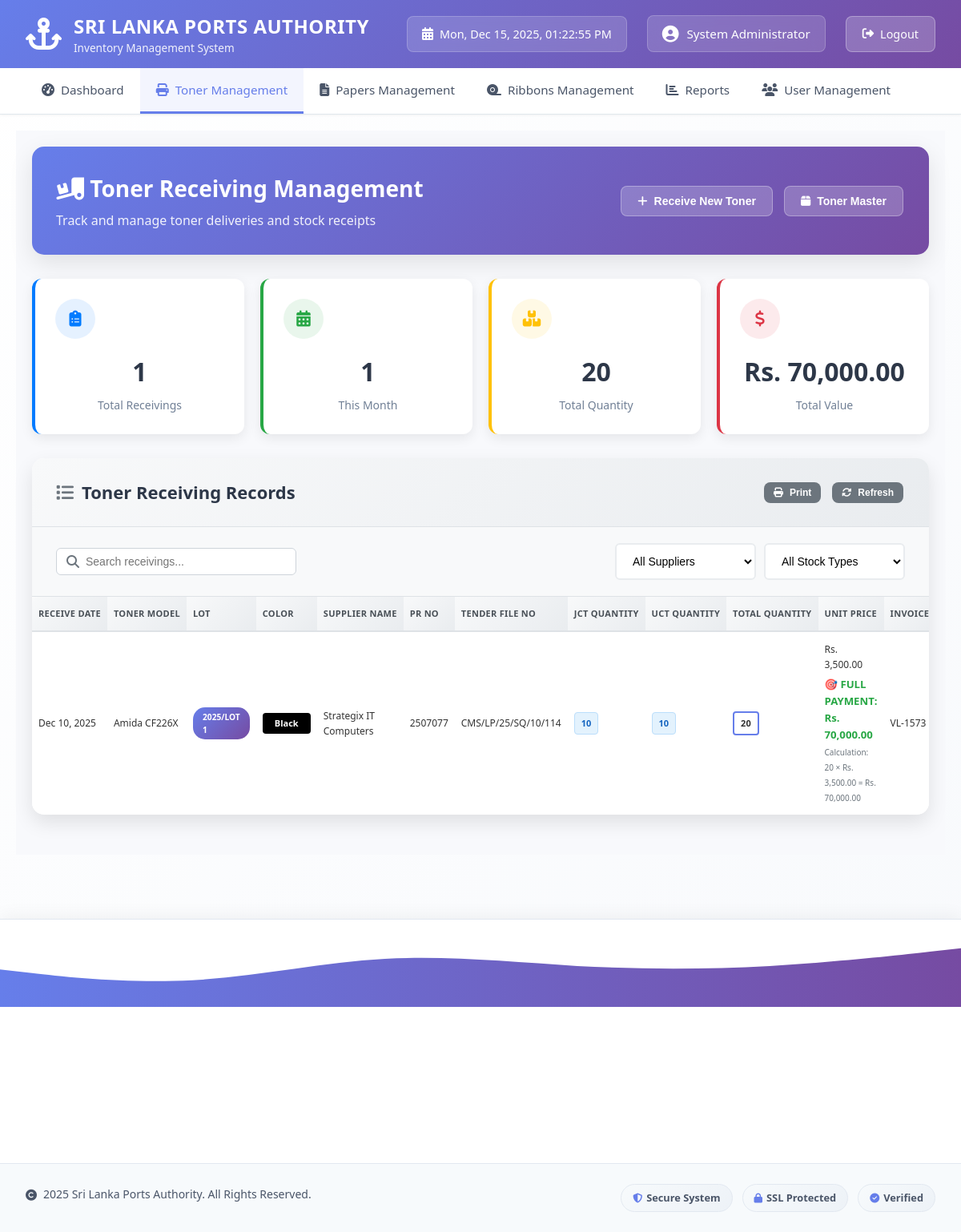
/pages/toner_receiving.php (signed in), run on the app's committed database.
### tables this page shows
CREATE TABLE `toner_receiving` (
  `receive_id` int(11) NOT NULL,
  `toner_id` int(11) NOT NULL,
  `toner_model` varchar(100) NOT NULL,
  `lot` varchar(50) DEFAULT NULL,
  `stock` varchar(100) DEFAULT NULL,
  `color` varchar(50) DEFAULT NULL,
  `supplier_name` varchar(100) DEFAULT NULL,
  `pr_no` varchar(50) DEFAULT NULL,
  `tender_file_no` varchar(50) DEFAULT NULL,
  `jct_quantity` int(11) DEFAULT 0,
  `uct_quantity` int(11) DEFAULT 0,
  `unit_price` decimal(10,2) DEFAULT NULL,
  `invoice` varchar(100) DEFAULT NULL,
  `remarks` text DEFAULT NULL,
  `receive_date` date NOT NULL
);

### pages/toner_receiving.php (the view, shortened to what this page needs)
<?php
require_once '../includes/db.php';
$receivings = [];
try {
    $result = $conn->query("SELECT * FROM toner_receiving ORDER BY receive_date DESC, receive_id DESC");
    if ($result) {
        while ($row = $result->fetch_assoc()) {
            $receivings[] = $row;
        }
    }
} catch (Exception $e) {
    $_SESSION['message'] = 'Database error: ' . $e->getMessage();
    $_SESSION['message_type'] = 'error';
}
$total_receivings = count($receivings);
$recent_receivings = 0;
$total_value = 0;
$total_quantity = 0;
foreach ($receivings as $receiving) {
    if (strtotime($receiving['receive_date']) >= strtotime('-30 days')) {
        $recent_receivings++;
    }
    $total_value += ($receiving['jct_quantity'] + $receiving['uct_quantity']) * $receiving['unit_price'];
    $total_quantity += $receiving['jct_quantity'] + $receiving['uct_quantity'];
}
include '../includes/header.php';
?>
<div class="page-container">
    <div class="page-header">
        <div class="header-content">
            <div class="header-text">
                <h1>
                    <i class="fas fa-truck-loading"></i>
                    Toner Receiving Management
                </h1>
                <p>Track and manage toner deliveries and stock receipts</p>
            </div>
            <div class="header-actions">
                <button class="btn btn-primary" onclick="openModal('receiveTonerModal')">
                    <i class="fas fa-plus"></i>
                    Receive New Toner
                </button>
                <button class="btn btn-secondary" onclick="window.location.href='toner_master.php'">
                    <i class="fas fa-box"></i>
                    Toner Master
                </button>
            </div>
        </div>
    </div>
    <div class="stats-grid">
        <div class="stat-card primary">
            <div class="stat-icon">
                <i class="fas fa-clipboard-list"></i>
            </div>
            <div class="stat-value"><?php echo $total_receivings; ?></div>
            <div class="stat-label">Total Receivings</div>
        </div>
        <div class="stat-card success">
            <div class="stat-icon">
                <i class="fas fa-calendar-alt"></i>
            </div>
            <div class="stat-value"><?php echo $recent_receivings; ?></div>
            <div class="stat-label">This Month</div>
        </div>
        <div class="stat-card warning">
            <div class="stat-icon">
                <i class="fas fa-boxes"></i>
            </div>
            <div class="stat-value"><?php echo $total_quantity; ?></div>
            <div class="stat-label">Total Quantity</div>
        </div>
        <div class="stat-card danger">
            <div class="stat-icon">
                <i class="fas fa-dollar-sign"></i>
            </div>
            <div class="stat-value">Rs. <?php echo number_format($total_value, 2); ?></div>
            <div class="stat-label">Total Value</div>
        </div>
    </div>
    <div class="content-card">
        <div class="card-header">
            <h2>
                <i class="fas fa-list"></i>
                Toner Receiving Records
            </h2>
            <div class="header-actions">
                <button class="btn btn-secondary btn-sm" onclick="openModal('printModal')">
                    <i class="fas fa-print"></i>
                    Print
                </button>
                <button class="btn btn-secondary btn-sm" onclick="refreshTable()">
                    <i class="fas fa-sync-alt"></i>
                    Refresh
                </button>
            </div>
        </div>
        <div class="table-controls">
            <div class="search-box">
                <i class="fas fa-search"></i>
                <input type="text" id="searchInput" placeholder="Search receivings..." onkeyup="filterTable()">
            </div>
            <div style="display: flex; gap: 10px;">
                <select id="supplierFilter" class="form-control" onchange="filterTable()">
                    <option value="">All Suppliers</option>
                </select>
                <select id="stockFilter" class="form-control" onchange="filterTable()">
                    <option value="">All Stock Types</option>
                </select>
            </div>
        </div>
        <?php if (empty($receivings)): ?>
            <div class="no-data">
                <i class="fas fa-truck-loading"></i>
                <h3>No Receiving Records Found</h3>
                <p>Start by receiving your first toner delivery.</p>
                <button class="btn btn-primary" onclick="openModal('receiveTonerModal')">
                    <i class="fas fa-plus"></i>
                    Receive First Toner
                </button>
            </div>
        <?php else: ?>
            <div class="table-responsive">
                <table id="receivingsTable" class="data-table">
                    <thead>
                        <tr>
                            <th>Receive Date</th>
                            <th>Toner Model</th>
                            <th>LOT</th>
                            <th>Color</th>
                            <th>Supplier Name</th>
                            <th>PR No</th>
                            <th>Tender File No</th>
                            <th>JCT Quantity</th>
                            <th>UCT Quantity</th>
                            <th>Total Quantity</th>
                            <th>Unit Price</th>
                            <th>Invoice</th>
                        </tr>
                    </thead>
                    <tbody>
                        <?php foreach ($receivings as $receiving): ?>
                            <tr>
                                <td><?php echo date('M d, Y', strtotime($receiving['receive_date'])); ?></td>
                                <td><?php echo htmlspecialchars($receiving['toner_model']); ?></td>
                                <td>
                                    <?php if (!empty($receiving['lot'])): ?>
                                        <span class="stock-badge" style="background: linear-gradient(135deg, #667eea 0%, #764ba2 100%); color: white; padding: 4px 12px; border-radius: 15px; font-weight: 600; font-size: 0.85em; display: inline-block;">
                                            <?php echo htmlspecialchars($receiving['lot']); ?>
                                        </span>
                                    <?php else: ?>
                                        <span class="stock-badge" style="background-color: #6c757d; color: white; padding: 4px 12px; border-radius: 15px; font-weight: 600; font-size: 0.85em; display: inline-block;">
                                            No LOT
                                        </span>
                                    <?php endif; ?>
                                </td>
                                <td>
                                    <span class="color-badge" style="background-color: <?php echo strtolower($receiving['color']); ?>">
                                        <?php echo htmlspecialchars($receiving['color']); ?>
                                    </span>
                                </td>
                                <td><?php echo htmlspecialchars($receiving['supplier_name'] ?: 'N/A'); ?></td>
                                <td><?php echo htmlspecialchars($receiving['pr_no'] ?: 'N/A'); ?></td>
                                <td><?php echo htmlspecialchars($receiving['tender_file_no'] ?: 'N/A'); ?></td>
                                <td>
                                    <span class="quantity-badge"><?php echo $receiving['jct_quantity']; ?></span>
                                </td>
                                <td>
                                    <span class="quantity-badge"><?php echo $receiving['uct_quantity']; ?></span>
                                </td>
                                <td>
                                    <span class="quantity-badge" style="background: white; color: #333; border: 2px solid #667eea; font-weight: bold;"><?php echo ($receiving['jct_quantity'] + $receiving['uct_quantity']); ?></span>
                                </td>
                                <td>
                                    <div style="text-align: left;">
                                        <div>Rs. <?php echo number_format($receiving['unit_price'], 2); ?></div>
                                        <div style="margin-top: 5px;">
                                            <strong style="color: #28a745; font-size: 1.1em;">
                                                🎯 FULL PAYMENT: Rs. <?php echo number_format(($receiving['jct_quantity'] + $receiving['uct_quantity']) * $receiving['unit_price'], 2); ?>
                                            </strong>
                                        </div>
                                        <small style="color: #6c757d;">
                                            Calculation: <?php echo ($receiving['jct_quantity'] + $receiving['uct_quantity']); ?> × Rs. <?php echo number_format($receiving['unit_price'], 2); ?> = Rs. <?php echo number_format(($receiving['jct_quantity'] + $receiving['uct_quantity']) * $receiving['unit_price'], 2); ?>
                                        </small>
                                    </div>
                                </td>
                                <td><?php echo htmlspecialchars($receiving['invoice'] ?: 'N/A'); ?></td>
                            </tr>
                        <?php endforeach; ?>
                    </tbody>
                </table>
            </div>
        <?php endif; ?>
    </div>
</div>
<?php include '../includes/footer.php'; ?>

### assets/css/main.css (style rules this page uses)
* { margin: 0; padding: 0; box-sizing: border-box; }
body { font-family: 'Segoe UI', Tahoma, Geneva, Verdana, sans-serif; background: linear-gradient(135deg, #ffffff 0%, #f7f9fc 100%); color: #333; line-height: 1.6; min-height: 100vh; }
.card-header { background: linear-gradient(135deg, #667eea 0%, #764ba2 100%); color: white; padding: 20px; font-size: 1.25rem; font-weight: bold; }
.btn { display: inline-block; padding: 10px 20px; border: none; border-radius: 5px; cursor: pointer; text-decoration: none; font-size: 14px; font-weight: 500; transition: all 0.3s; margin: 2px; }
.btn-primary { background: #667eea; color: white; }
.btn-secondary { background: #6c757d; color: white; }
.form-control { width: 100%; padding: 10px 15px; border: 1px solid #ced4da; border-radius: 5px; font-size: 14px; transition: border-color 0.3s, box-shadow 0.3s; }
.table-responsive { overflow-x: auto; }
.stats-grid { display: grid; grid-template-columns: repeat(auto-fit, minmax(250px, 1fr)); gap: 20px; margin-bottom: 30px; }
.stat-card { background: white; padding: 25px; border-radius: 10px; box-shadow: 0 2px 10px rgba(0,0,0,0.1); text-align: center; transition: transform 0.3s; }
.stat-label { color: #6c757d; font-size: 0.9rem; }

### assets/css/footer.css (style rules this page uses)
html { scroll-behavior: smooth; }

### assets/css/forms.css (style rules this page uses)
.form-control { transition: all 0.3s ease; border: 2px solid #e9ecef; }

### assets/css/components.css (style rules this page uses)
.btn { position: relative; overflow: hidden; }

### data on the page
toner_receiving: receive_date "Dec 10, 2025", toner_model "Amida CF226X", lot "2025/LOT 1", color "Black", supplier_name "Strategix IT Computers", pr_no "2507077", tender_file_no "CMS/LP/25/SQ/10/114", jct_quantity "10", uct_quantity "10", $receiving['jct_quantity'] + $receiving['uct_quantity'] "20", unit_price "3,500.00", jct_quantity+uct_quantity+unit_price "70,000.00", invoice "VL-1573"

### other printed values
$_SESSION['full_name'] "System Administrator"
$total_receivings "1"
$recent_receivings "1"
$total_quantity "20"
$total_value "70,000.00"
